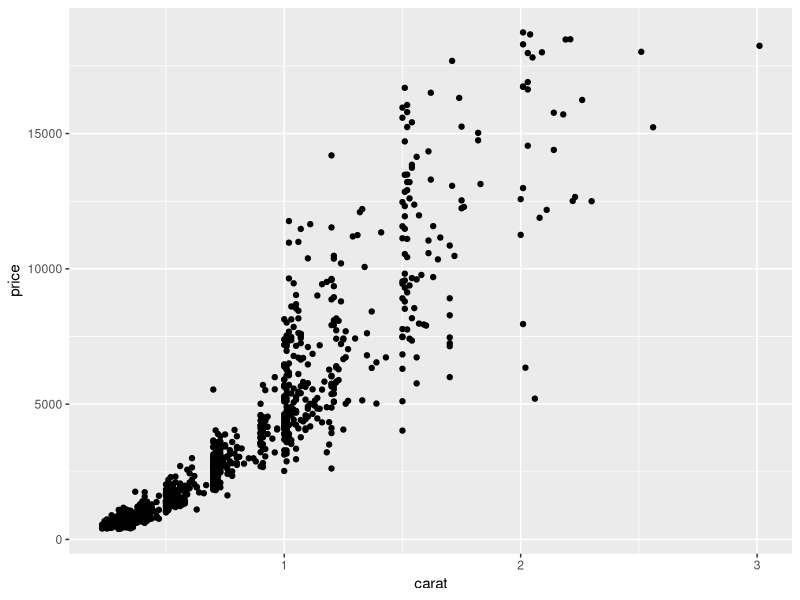
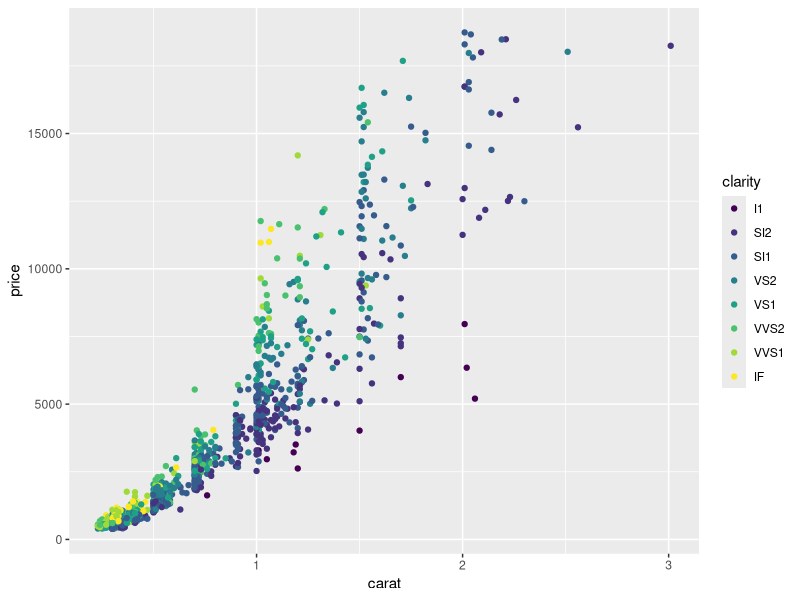
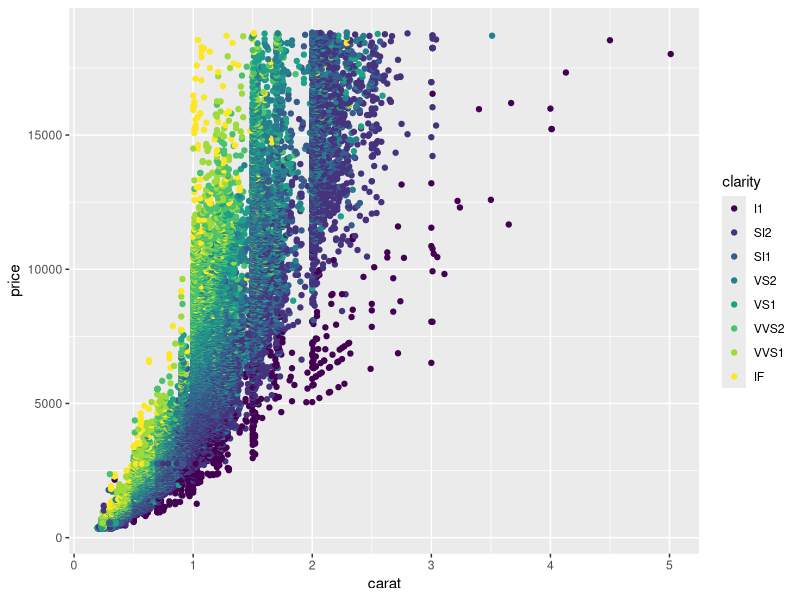
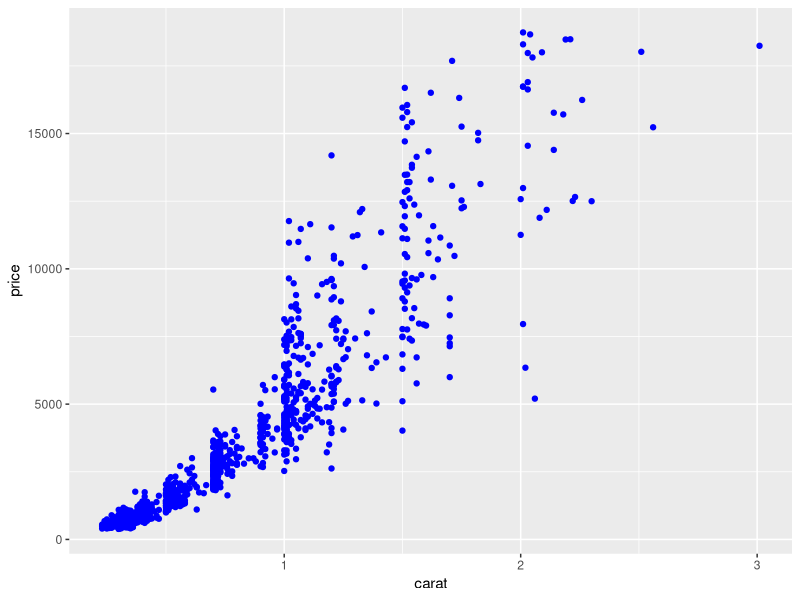
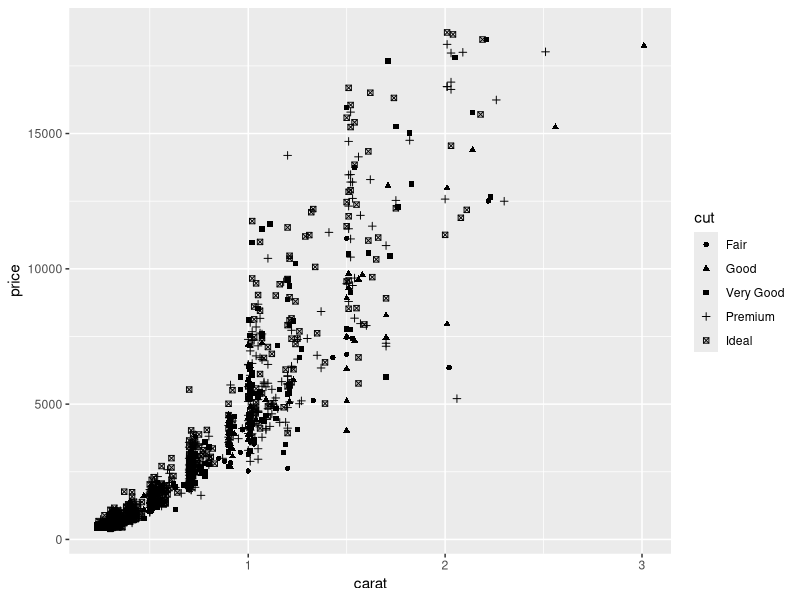
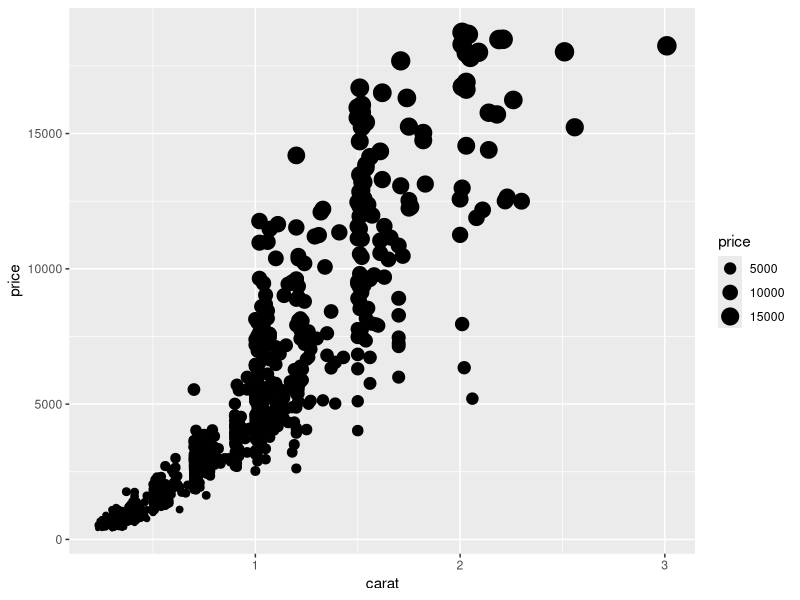
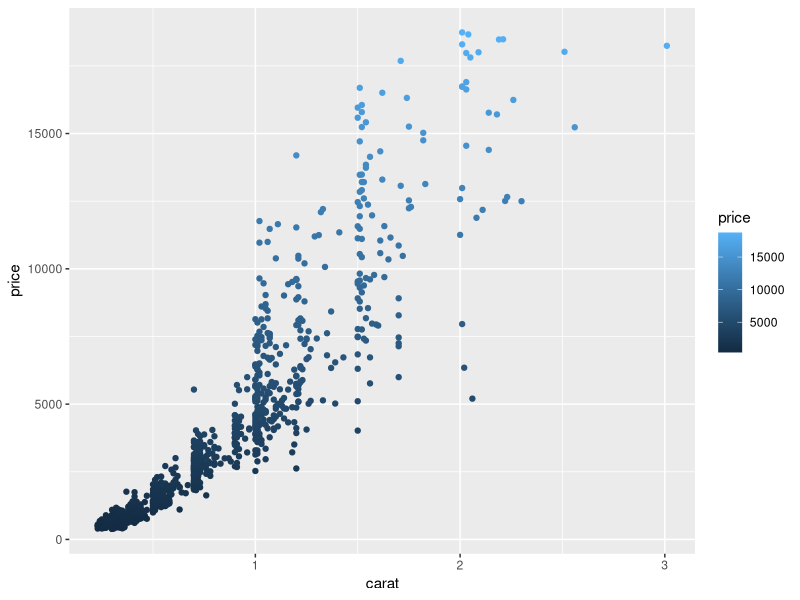
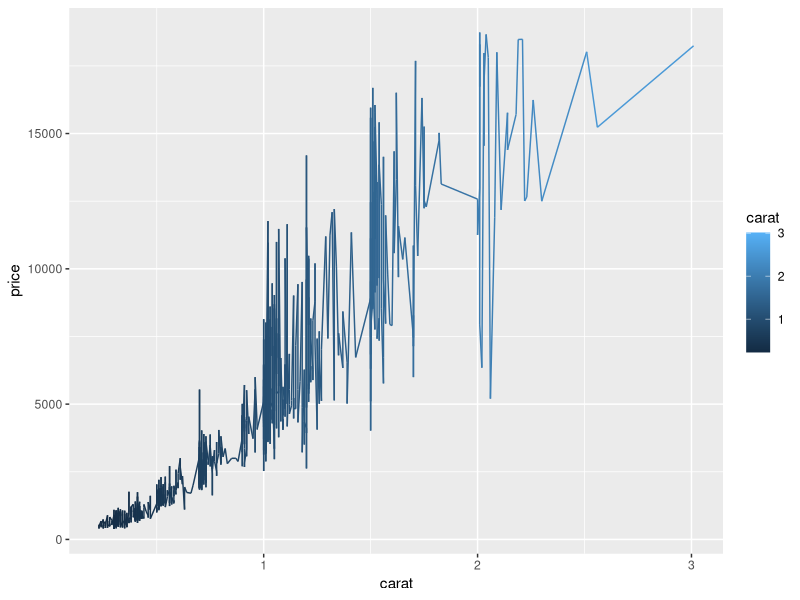

Source code (R) for these figures, in order:
# Exercise 1: ggplot2 basics

# Install and load `ggplot2`
# You will also want to load `dplyr`
library("ggplot2")
library("dplyr")
# For this exercise you'll be working with the `diamonds` data set included in the ggplot2 library
# Use `?diamonds` to get more information about this data set (including the column descriptions
# Also check the _column names_ and the _number of rows_ in the data set
?diamonds
colnames(diamonds)
nrow(diamonds)
# This data set has a lot of rows. To make things a bit more readable,
# use dplyr's `sample_n()` function to get a random 1000 rows from the data set
# Store this sample in a variable `diamonds.sample`

diamonds.sample <- sample_n(diamonds, 1000)
# Start by making a new `ggplot` with the `diamonds.sample` as the data (no geometry yet)
# What do you see?


# Draw a scatter plot (with point geometry) with for the `diamonds.sample` set,
# with the `carat` mapped to the x-position and `price` mapped to the y-position.
ggplot(data = diamonds.sample) + 
  geom_point(mapping = aes(x = carat, y = price))

# Draw the same plot as above, but color each of the points based on their clarity.
ggplot(data = diamonds.sample) + 
  geom_point(mapping = aes(x = carat, y = price, color = clarity))

# Draw the same plot as above, but for the entire `diamonds` data set. Note this may take
# a few seconds to generate.
ggplot(data = diamonds) + 
  geom_point(mapping = aes(x = carat, y = price, color = clarity))

# Draw another scatter plot for `diamonds.sample` of price (y) by carat (x),
# but with all of the dots colored "blue".
# Hint: you'll need to set the color channel, not map a value to it!
ggplot(data = diamonds.sample) + 
  geom_point((aes(x = carat, y = price)), color = "blue")

# Draw a scatter plot for `diamonds.sample` of `price` by `carat`, where each
# point has an aesthetic _shape_ based on the diamond's `cut`.
ggplot(data = diamonds.sample) + 
  geom_point(mapping = aes(x = carat, y = price, shape = cut))

# Draw a scatter plot for `diamonds.sample` of *`cut`* by `carat`, where each
# point has an aesthetic _size_ based on the diamond's *`price`*
ggplot(data = diamonds.sample) + 
  geom_point(mapping = aes(x = carat, y = price, size = price))

# Try coloring the above plot based on the diamond's price!
ggplot(data = diamonds.sample) + 
  geom_point(mapping = aes(x = carat, y = price, color = price))


# Draw a line plot (with line geometry) for `diamonds.sample`. The x-position should be mapped to
# carat, y-position to price, and color to carat.
ggplot(data = diamonds.sample) +
  geom_line(mapping = aes(x = carat, y = price, color = carat))

# That's kind of messy. Try using `smooth` geometry instead.
ggplot(data = diamonds.sample) +
  geom_smooth(mapping = aes(x = carat, y = price, color = carat), se = FALSE)

# Draw a plot with bar geometry (a bar chart), mapping the diamond's `cut` to the x-axis
ggplot(data = diamonds.sample) +
  geom_bar(mapping = aes(x = cut))

# Add an aesthetic property that will _fill_ each bar geometry based on the `clarity` of the diamonds
# What kind of chart do you get?
ggplot(data = diamonds.sample) +
  geom_bar(mapping = aes(x = cut, fill = clarity))

# Draw a histogram of diamond prices.
# Try mapping each bar based on clarity as well!
ggplot(data = diamonds.sample) +
  geom_histogram(mapping = aes(x = price, fill = clarity))

# (For a more traditional "bell-curve", make a histogram of diamond `depths`)
ggplot(data = diamonds.sample) +
  geom_histogram(mapping = aes(x = depth, fill = clarity))

# Draw a plot of the `diamonds.sample` data (price by carat), with both points for each
# diamond AND smoothed lines for each cut (hint: in a separate color)
# Making the points have some `alpha` transparency will make the plot look nicer
ggplot(data = diamonds.sample, mapping = aes(x = carat, y = price, color = cut)) +
  geom_point(alpha = 0.1) + 
  geom_smooth(se = FALSE)
# multiple geoms (point & smooth)


## Bonus
# Draw a bar chart of average diamond prices by clarity, and include "error bars" marking
# the standard error of each measurement.
#
# You can calculate standard error as the _standard deviation_ divided by the square root
# of the number of measurements (prices)

# Start by creating a data frame `diamond.summary` that includes summarized data for each clarity group.
# Your summary data shuld include the mean price and the standard error of the price.


# Then draw the plot. The error bars should stretch from the mean-error to the mean+error.
